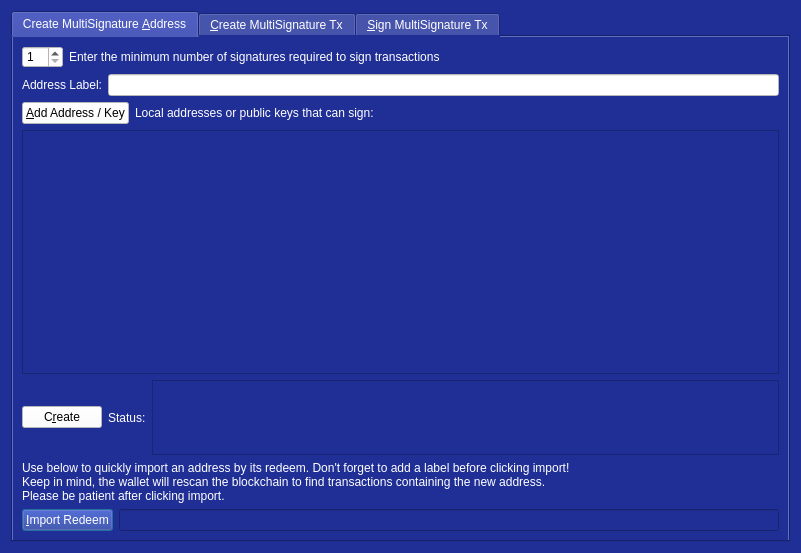
<?xml version="1.0" encoding="UTF-8"?>
<ui version="4.0">
 <class>MultisigDialog</class>
 <widget class="QDialog" name="MultisigDialog">
  <property name="geometry">
   <rect>
    <x>0</x>
    <y>0</y>
    <width>801</width>
    <height>553</height>
   </rect>
  </property>
  <property name="sizePolicy">
   <sizepolicy hsizetype="Fixed" vsizetype="Fixed">
    <horstretch>0</horstretch>
    <verstretch>0</verstretch>
   </sizepolicy>
  </property>
  <property name="windowTitle">
   <string>Multisignature Address Interactions</string>
  </property>
  <property name="styleSheet">
   <string notr="true">background-color: rgb(32, 47, 149);
color: rgb(255, 255, 255);
font: 57 8pt &quot;Dosis&quot;;</string>
  </property>
  <layout class="QVBoxLayout" name="verticalLayout_8">
   <item>
    <widget class="QTabWidget" name="multisigTabWidget">
     <property name="styleSheet">
      <string notr="true">QScrollArea{border: 1px solid #5b4c7c;}
QFrame{background-color:#f2f0f0;}
QLabel{background-color:#ffffff;}
QFrame &gt; QLabel{background-color:#f2f0f0;}</string>
     </property>
     <property name="currentIndex">
      <number>0</number>
     </property>
     <widget class="QWidget" name="addMultisigTab">
      <property name="sizePolicy">
       <sizepolicy hsizetype="Minimum" vsizetype="Minimum">
        <horstretch>0</horstretch>
        <verstretch>0</verstretch>
       </sizepolicy>
      </property>
      <attribute name="title">
       <string>Create MultiSignature &amp;Address</string>
      </attribute>
      <layout class="QVBoxLayout" name="verticalLayout">
       <item>
        <layout class="QHBoxLayout" name="enterMLayout">
         <item>
          <widget class="QSpinBox" name="enterMSpinbox">
           <property name="sizePolicy">
            <sizepolicy hsizetype="Fixed" vsizetype="Fixed">
             <horstretch>0</horstretch>
             <verstretch>0</verstretch>
            </sizepolicy>
           </property>
           <property name="toolTip">
            <string>How many people must sign to verify a transaction</string>
           </property>
           <property name="styleSheet">
            <string notr="true">background-color: rgb(255, 255, 255);
color: rgb(0, 0, 0);</string>
           </property>
           <property name="minimum">
            <number>1</number>
           </property>
           <property name="maximum">
            <number>16</number>
           </property>
           <property name="value">
            <number>1</number>
           </property>
          </widget>
         </item>
         <item>
          <widget class="QLabel" name="enterMLabel">
           <property name="text">
            <string>Enter the minimum number of signatures required to sign transactions</string>
           </property>
          </widget>
         </item>
        </layout>
       </item>
       <item>
        <layout class="QHBoxLayout" name="addressLabelLayout">
         <item>
          <widget class="QLabel" name="addressLableLabel">
           <property name="text">
            <string>Address Label:</string>
           </property>
          </widget>
         </item>
         <item>
          <widget class="QLineEdit" name="multisigAddressLabel">
           <property name="styleSheet">
            <string notr="true">background-color: rgb(255, 255, 255);
color: rgb(0, 0, 0);</string>
           </property>
          </widget>
         </item>
        </layout>
       </item>
       <item>
        <layout class="QHBoxLayout" name="addAddressLayout">
         <item>
          <widget class="QPushButton" name="addAddressButton">
           <property name="toolTip">
            <string>Add another address that could sign to verify a transaction from the multisig address.</string>
           </property>
           <property name="styleSheet">
            <string notr="true">background-color: rgb(255, 255, 255);
color: rgb(0, 0, 0);</string>
           </property>
           <property name="text">
            <string>&amp;Add Address / Key</string>
           </property>
           <property name="icon">
            <iconset>
             <normaloff>:/icons/add</normaloff>:/icons/add</iconset>
           </property>
           <property name="autoDefault">
            <bool>false</bool>
           </property>
          </widget>
         </item>
         <item>
          <widget class="QLabel" name="addAddressLabel">
           <property name="sizePolicy">
            <sizepolicy hsizetype="Preferred" vsizetype="Fixed">
             <horstretch>0</horstretch>
             <verstretch>0</verstretch>
            </sizepolicy>
           </property>
           <property name="text">
            <string>Local addresses or public keys that can sign:</string>
           </property>
          </widget>
         </item>
         <item>
          <spacer name="addAddressSpacer_2">
           <property name="orientation">
            <enum>Qt::Horizontal</enum>
           </property>
           <property name="sizeHint" stdset="0">
            <size>
             <width>40</width>
             <height>10</height>
            </size>
           </property>
          </spacer>
         </item>
        </layout>
       </item>
       <item>
        <widget class="QScrollArea" name="addAddressScrollArea">
         <property name="sizePolicy">
          <sizepolicy hsizetype="Preferred" vsizetype="Expanding">
           <horstretch>0</horstretch>
           <verstretch>0</verstretch>
          </sizepolicy>
         </property>
         <property name="widgetResizable">
          <bool>true</bool>
         </property>
         <widget class="QWidget" name="addAddressWidget">
          <property name="geometry">
           <rect>
            <x>0</x>
            <y>0</y>
            <width>749</width>
            <height>191</height>
           </rect>
          </property>
          <layout class="QVBoxLayout" name="verticalLayout_5">
           <item>
            <layout class="QVBoxLayout" name="addressList"/>
           </item>
           <item>
            <spacer name="verticalSpacer">
             <property name="orientation">
              <enum>Qt::Vertical</enum>
             </property>
             <property name="sizeHint" stdset="0">
              <size>
               <width>20</width>
               <height>40</height>
              </size>
             </property>
            </spacer>
           </item>
          </layout>
         </widget>
        </widget>
       </item>
       <item>
        <layout class="QHBoxLayout" name="addMultisigLayout">
         <item>
          <widget class="QPushButton" name="addMultisigButton">
           <property name="sizePolicy">
            <sizepolicy hsizetype="Preferred" vsizetype="Fixed">
             <horstretch>0</horstretch>
             <verstretch>0</verstretch>
            </sizepolicy>
           </property>
           <property name="toolTip">
            <string>Create a new multisig address</string>
           </property>
           <property name="toolTipDuration">
            <number>-3</number>
           </property>
           <property name="styleSheet">
            <string notr="true">background-color: rgb(255, 255, 255);
color: rgb(0, 0, 0);</string>
           </property>
           <property name="text">
            <string>C&amp;reate</string>
           </property>
           <property name="icon">
            <iconset>
             <normaloff>:/icons/filesave</normaloff>:/icons/filesave</iconset>
           </property>
           <property name="autoDefault">
            <bool>false</bool>
           </property>
          </widget>
         </item>
         <item>
          <widget class="QLabel" name="label">
           <property name="text">
            <string>Status:</string>
           </property>
          </widget>
         </item>
         <item>
          <widget class="QTextEdit" name="addMultisigStatus">
           <property name="sizePolicy">
            <sizepolicy hsizetype="Expanding" vsizetype="Fixed">
             <horstretch>0</horstretch>
             <verstretch>0</verstretch>
            </sizepolicy>
           </property>
           <property name="maximumSize">
            <size>
             <width>16777215</width>
             <height>75</height>
            </size>
           </property>
           <property name="readOnly">
            <bool>true</bool>
           </property>
           <property name="textInteractionFlags">
            <set>Qt::TextSelectableByKeyboard|Qt::TextSelectableByMouse</set>
           </property>
          </widget>
         </item>
        </layout>
       </item>
       <item>
        <widget class="QLabel" name="label_2">
         <property name="sizePolicy">
          <sizepolicy hsizetype="Preferred" vsizetype="Preferred">
           <horstretch>0</horstretch>
           <verstretch>0</verstretch>
          </sizepolicy>
         </property>
         <property name="text">
          <string>Use below to quickly import an address by its redeem. Don't forget to add a label before clicking import!
Keep in mind, the wallet will rescan the blockchain to find transactions containing the new address.
Please be patient after clicking import.</string>
         </property>
         <property name="scaledContents">
          <bool>false</bool>
         </property>
         <property name="wordWrap">
          <bool>true</bool>
         </property>
        </widget>
       </item>
       <item>
        <layout class="QHBoxLayout" name="importLayout">
         <item>
          <widget class="QPushButton" name="importAddressButton">
           <property name="sizePolicy">
            <sizepolicy hsizetype="Fixed" vsizetype="Fixed">
             <horstretch>0</horstretch>
             <verstretch>0</verstretch>
            </sizepolicy>
           </property>
           <property name="text">
            <string>&amp;Import Redeem</string>
           </property>
           <property name="icon">
            <iconset>
             <normaloff>:/icons/receiving_addresses</normaloff>:/icons/receiving_addresses</iconset>
           </property>
          </widget>
         </item>
         <item>
          <widget class="QLineEdit" name="importRedeem">
           <property name="sizePolicy">
            <sizepolicy hsizetype="Preferred" vsizetype="Fixed">
             <horstretch>0</horstretch>
             <verstretch>0</verstretch>
            </sizepolicy>
           </property>
          </widget>
         </item>
        </layout>
       </item>
      </layout>
     </widget>
     <widget class="QWidget" name="createTransactionTab">
      <attribute name="title">
       <string>&amp;Create MultiSignature Tx</string>
      </attribute>
      <layout class="QVBoxLayout" name="verticalLayout_3">
       <item>
        <layout class="QHBoxLayout" name="horizontalLayout_2">
         <item>
          <layout class="QVBoxLayout" name="createTxLayout">
           <item>
            <layout class="QHBoxLayout" name="addTxInputLayout">
             <item>
              <widget class="QLabel" name="addTxInputLabel">
               <property name="sizePolicy">
                <sizepolicy hsizetype="Fixed" vsizetype="Preferred">
                 <horstretch>0</horstretch>
                 <verstretch>0</verstretch>
                </sizepolicy>
               </property>
               <property name="text">
                <string>Inputs:</string>
               </property>
              </widget>
             </item>
             <item>
              <widget class="QPushButton" name="pushButtonCoinControl">
               <property name="sizePolicy">
                <sizepolicy hsizetype="Preferred" vsizetype="Fixed">
                 <horstretch>0</horstretch>
                 <verstretch>0</verstretch>
                </sizepolicy>
               </property>
               <property name="styleSheet">
                <string notr="true">background-color: rgb(255, 255, 255);
color: rgb(0, 0, 0);</string>
               </property>
               <property name="text">
                <string>Coin Control</string>
               </property>
              </widget>
             </item>
             <item>
              <layout class="QFormLayout" name="formLayout_2">
               <property name="rightMargin">
                <number>10</number>
               </property>
               <item row="0" column="0">
                <widget class="QLabel" name="labelQuantity">
                 <property name="text">
                  <string>Quantity Selected:</string>
                 </property>
                </widget>
               </item>
               <item row="0" column="1">
                <widget class="QLabel" name="labelQuantity_int">
                 <property name="text">
                  <string>0</string>
                 </property>
                </widget>
               </item>
               <item row="1" column="0">
                <widget class="QLabel" name="labelAmount">
                 <property name="text">
                  <string>Amount:</string>
                 </property>
                </widget>
               </item>
               <item row="1" column="1">
                <widget class="QLabel" name="labelAmount_int">
                 <property name="text">
                  <string>0</string>
                 </property>
                </widget>
               </item>
              </layout>
             </item>
             <item>
              <widget class="QPushButton" name="addInputButton">
               <property name="sizePolicy">
                <sizepolicy hsizetype="Preferred" vsizetype="Fixed">
                 <horstretch>0</horstretch>
                 <verstretch>0</verstretch>
                </sizepolicy>
               </property>
               <property name="toolTip">
                <string>Add an input to fund the outputs</string>
               </property>
               <property name="styleSheet">
                <string notr="true">background-color: rgb(255, 255, 255);
color: rgb(0, 0, 0);</string>
               </property>
               <property name="text">
                <string>Add a Raw Input</string>
               </property>
               <property name="icon">
                <iconset>
                 <normaloff>:/css/default</normaloff>:/css/default</iconset>
               </property>
              </widget>
             </item>
            </layout>
           </item>
           <item>
            <widget class="QScrollArea" name="txInputsScrollArea">
             <property name="sizePolicy">
              <sizepolicy hsizetype="Preferred" vsizetype="Expanding">
               <horstretch>0</horstretch>
               <verstretch>0</verstretch>
              </sizepolicy>
             </property>
             <property name="widgetResizable">
              <bool>true</bool>
             </property>
             <widget class="QWidget" name="txInputsWidget">
              <property name="geometry">
               <rect>
                <x>0</x>
                <y>0</y>
                <width>736</width>
                <height>86</height>
               </rect>
              </property>
              <layout class="QVBoxLayout" name="verticalLayout_7">
               <item>
                <layout class="QVBoxLayout" name="inputsList"/>
               </item>
               <item>
                <spacer name="txInputsSpacer">
                 <property name="orientation">
                  <enum>Qt::Vertical</enum>
                 </property>
                 <property name="sizeHint" stdset="0">
                  <size>
                   <width>20</width>
                   <height>40</height>
                  </size>
                 </property>
                </spacer>
               </item>
              </layout>
             </widget>
            </widget>
           </item>
           <item>
            <layout class="QHBoxLayout" name="addDestinationLayout">
             <item>
              <widget class="QLabel" name="addDestinationLabel">
               <property name="text">
                <string>Address / Amount:</string>
               </property>
              </widget>
             </item>
             <item>
              <widget class="QPushButton" name="addDestinationButton">
               <property name="sizePolicy">
                <sizepolicy hsizetype="Fixed" vsizetype="Fixed">
                 <horstretch>0</horstretch>
                 <verstretch>0</verstretch>
                </sizepolicy>
               </property>
               <property name="toolTip">
                <string>Add destinations to send BITG to</string>
               </property>
               <property name="styleSheet">
                <string notr="true">background-color: rgb(255, 255, 255);
color: rgb(0, 0, 0);</string>
               </property>
               <property name="text">
                <string>Add &amp;Destination</string>
               </property>
              </widget>
             </item>
             <item>
              <spacer name="addDestinationHorizontalSpacer">
               <property name="orientation">
                <enum>Qt::Horizontal</enum>
               </property>
               <property name="sizeHint" stdset="0">
                <size>
                 <width>40</width>
                 <height>20</height>
                </size>
               </property>
              </spacer>
             </item>
            </layout>
           </item>
           <item>
            <widget class="QScrollArea" name="destionationsScrollArea">
             <property name="sizePolicy">
              <sizepolicy hsizetype="Expanding" vsizetype="Expanding">
               <horstretch>0</horstretch>
               <verstretch>0</verstretch>
              </sizepolicy>
             </property>
             <property name="widgetResizable">
              <bool>true</bool>
             </property>
             <widget class="QWidget" name="destinationsScrollAreaContents">
              <property name="geometry">
               <rect>
                <x>0</x>
                <y>0</y>
                <width>736</width>
                <height>85</height>
               </rect>
              </property>
              <layout class="QVBoxLayout" name="verticalLayout_11">
               <item>
                <layout class="QVBoxLayout" name="destinationsList"/>
               </item>
               <item>
                <spacer name="destinationsSpacer">
                 <property name="orientation">
                  <enum>Qt::Vertical</enum>
                 </property>
                 <property name="sizeHint" stdset="0">
                  <size>
                   <width>20</width>
                   <height>20</height>
                  </size>
                 </property>
                </spacer>
               </item>
              </layout>
             </widget>
            </widget>
           </item>
           <item>
            <layout class="QHBoxLayout" name="horizontalLayout_4">
             <item>
              <widget class="QPushButton" name="createButton">
               <property name="sizePolicy">
                <sizepolicy hsizetype="Fixed" vsizetype="Fixed">
                 <horstretch>0</horstretch>
                 <verstretch>0</verstretch>
                </sizepolicy>
               </property>
               <property name="minimumSize">
                <size>
                 <width>150</width>
                 <height>0</height>
                </size>
               </property>
               <property name="toolTip">
                <string>Create a transaction object using the given inputs to the given outputs</string>
               </property>
               <property name="styleSheet">
                <string notr="true">background-color: rgb(255, 255, 255);
color: rgb(0, 0, 0);</string>
               </property>
               <property name="text">
                <string>Cr&amp;eate</string>
               </property>
               <property name="autoDefault">
                <bool>false</bool>
               </property>
               <property name="default">
                <bool>true</bool>
               </property>
              </widget>
             </item>
             <item>
              <widget class="QLabel" name="createButtonLabel">
               <property name="sizePolicy">
                <sizepolicy hsizetype="Fixed" vsizetype="Preferred">
                 <horstretch>0</horstretch>
                 <verstretch>0</verstretch>
                </sizepolicy>
               </property>
               <property name="text">
                <string>Status:</string>
               </property>
               <property name="alignment">
                <set>Qt::AlignRight|Qt::AlignTrailing|Qt::AlignVCenter</set>
               </property>
              </widget>
             </item>
             <item>
              <widget class="QTextEdit" name="createButtonStatus">
               <property name="sizePolicy">
                <sizepolicy hsizetype="Expanding" vsizetype="Minimum">
                 <horstretch>0</horstretch>
                 <verstretch>0</verstretch>
                </sizepolicy>
               </property>
               <property name="maximumSize">
                <size>
                 <width>16777215</width>
                 <height>16777215</height>
                </size>
               </property>
               <property name="readOnly">
                <bool>true</bool>
               </property>
               <property name="html">
                <string>&lt;!DOCTYPE HTML PUBLIC &quot;-//W3C//DTD HTML 4.0//EN&quot; &quot;http://www.w3.org/TR/REC-html40/strict.dtd&quot;&gt;
&lt;html&gt;&lt;head&gt;&lt;meta name=&quot;qrichtext&quot; content=&quot;1&quot; /&gt;&lt;style type=&quot;text/css&quot;&gt;
p, li { white-space: pre-wrap; }
&lt;/style&gt;&lt;/head&gt;&lt;body style=&quot; font-family:'Dosis'; font-size:8pt; font-weight:56; font-style:normal;&quot;&gt;
&lt;p style=&quot;-qt-paragraph-type:empty; margin-top:0px; margin-bottom:0px; margin-left:0px; margin-right:0px; -qt-block-indent:0; text-indent:0px; font-family:'Noto Sans'; font-size:9pt; font-weight:400;&quot;&gt;&lt;br /&gt;&lt;/p&gt;&lt;/body&gt;&lt;/html&gt;</string>
               </property>
              </widget>
             </item>
            </layout>
           </item>
          </layout>
         </item>
         <item>
          <layout class="QHBoxLayout" name="horizontalLayout_3"/>
         </item>
        </layout>
       </item>
      </layout>
     </widget>
     <widget class="QWidget" name="signMultisigTransaction">
      <property name="styleSheet">
       <string notr="true">txScrollArea:{
	border: 1px solid #5b4c7c;
}
keyScrollArea:{
	border: 1px solid #5b4c7c;
}
txScrollArea:{
	border: 1px solid #5b4c7c;
}</string>
      </property>
      <attribute name="title">
       <string>&amp;Sign MultiSignature Tx</string>
      </attribute>
      <layout class="QVBoxLayout" name="verticalLayout_4">
       <item>
        <layout class="QHBoxLayout" name="transactionHexLayout">
         <item>
          <widget class="QLabel" name="transactionHexLabel">
           <property name="styleSheet">
            <string notr="true">color: rgb(255, 255, 255);
background-color: rgb(32, 47, 149);</string>
           </property>
           <property name="text">
            <string>Transaction Hex:</string>
           </property>
          </widget>
         </item>
         <item>
          <widget class="QLineEdit" name="transactionHex">
           <property name="toolTip">
            <string/>
           </property>
           <property name="styleSheet">
            <string notr="true">background-color: rgb(255, 255, 255);
color: rgb(0, 0, 0);</string>
           </property>
          </widget>
         </item>
        </layout>
       </item>
       <item>
        <layout class="QHBoxLayout" name="horizontalLayout">
         <item>
          <layout class="QVBoxLayout" name="verticalLayout_2">
           <item>
            <layout class="QHBoxLayout" name="horizontalLayout_7">
             <item>
              <widget class="QPushButton" name="signButton">
               <property name="sizePolicy">
                <sizepolicy hsizetype="Preferred" vsizetype="Fixed">
                 <horstretch>0</horstretch>
                 <verstretch>0</verstretch>
                </sizepolicy>
               </property>
               <property name="minimumSize">
                <size>
                 <width>150</width>
                 <height>0</height>
                </size>
               </property>
               <property name="toolTip">
                <string>Sign the transaction from this wallet or from provided private keys</string>
               </property>
               <property name="styleSheet">
                <string notr="true">background-color: rgb(255, 255, 255);
color: rgb(0, 0, 0);</string>
               </property>
               <property name="text">
                <string>S&amp;ign</string>
               </property>
               <property name="autoDefault">
                <bool>false</bool>
               </property>
               <property name="default">
                <bool>true</bool>
               </property>
              </widget>
             </item>
             <item>
              <widget class="QPushButton" name="commitButton">
               <property name="enabled">
                <bool>false</bool>
               </property>
               <property name="sizePolicy">
                <sizepolicy hsizetype="Preferred" vsizetype="Fixed">
                 <horstretch>0</horstretch>
                 <verstretch>0</verstretch>
                </sizepolicy>
               </property>
               <property name="toolTip">
                <string>&lt;html&gt;&lt;head/&gt;&lt;body&gt;&lt;p&gt;DISABLED until transaction has been signed enough times.&lt;/p&gt;&lt;/body&gt;&lt;/html&gt;</string>
               </property>
               <property name="autoFillBackground">
                <bool>false</bool>
               </property>
               <property name="styleSheet">
                <string notr="true">background-color: rgb(255, 255, 255);
color: rgb(0, 0, 0);</string>
               </property>
               <property name="text">
                <string>Co&amp;mmit</string>
               </property>
               <property name="autoDefault">
                <bool>true</bool>
               </property>
              </widget>
             </item>
             <item>
              <layout class="QHBoxLayout" name="addPrivKeyLayout">
               <item>
                <widget class="QPushButton" name="addPrivKeyButton">
                 <property name="sizePolicy">
                  <sizepolicy hsizetype="Fixed" vsizetype="Fixed">
                   <horstretch>0</horstretch>
                   <verstretch>0</verstretch>
                  </sizepolicy>
                 </property>
                 <property name="toolTip">
                  <string>Add private keys to sign the transaction with</string>
                 </property>
                 <property name="styleSheet">
                  <string notr="true">background-color: rgb(255, 255, 255);
color: rgb(0, 0, 0);</string>
                 </property>
                 <property name="text">
                  <string>Add Private &amp;Key</string>
                 </property>
                </widget>
               </item>
               <item>
                <widget class="QLabel" name="addPrivKeyLabel">
                 <property name="styleSheet">
                  <string notr="true">background-color: rgb(32, 47, 149);
color: rgb(255, 255, 255);</string>
                 </property>
                 <property name="text">
                  <string>Sign with only private keys (Not Recommended)</string>
                 </property>
                </widget>
               </item>
              </layout>
             </item>
            </layout>
           </item>
           <item>
            <layout class="QHBoxLayout" name="horizontalLayout_5">
             <item>
              <widget class="QLabel" name="signButtonStatusLabel">
               <property name="text">
                <string>Status:</string>
               </property>
              </widget>
             </item>
             <item>
              <widget class="QTextEdit" name="signButtonStatus">
               <property name="sizePolicy">
                <sizepolicy hsizetype="Expanding" vsizetype="Preferred">
                 <horstretch>0</horstretch>
                 <verstretch>0</verstretch>
                </sizepolicy>
               </property>
               <property name="maximumSize">
                <size>
                 <width>16777215</width>
                 <height>16777215</height>
                </size>
               </property>
               <property name="verticalScrollBarPolicy">
                <enum>Qt::ScrollBarAsNeeded</enum>
               </property>
               <property name="readOnly">
                <bool>true</bool>
               </property>
               <property name="textInteractionFlags">
                <set>Qt::TextSelectableByKeyboard|Qt::TextSelectableByMouse</set>
               </property>
              </widget>
             </item>
            </layout>
           </item>
           <item>
            <widget class="QScrollArea" name="keyScrollArea">
             <property name="sizePolicy">
              <sizepolicy hsizetype="Expanding" vsizetype="Expanding">
               <horstretch>0</horstretch>
               <verstretch>0</verstretch>
              </sizepolicy>
             </property>
             <property name="widgetResizable">
              <bool>true</bool>
             </property>
             <widget class="QWidget" name="keyScrollAreaContents">
              <property name="geometry">
               <rect>
                <x>0</x>
                <y>0</y>
                <width>745</width>
                <height>85</height>
               </rect>
              </property>
              <layout class="QVBoxLayout" name="verticalLayout_9">
               <item>
                <layout class="QVBoxLayout" name="keyList"/>
               </item>
               <item>
                <spacer name="keySpacer">
                 <property name="orientation">
                  <enum>Qt::Vertical</enum>
                 </property>
                 <property name="sizeHint" stdset="0">
                  <size>
                   <width>20</width>
                   <height>40</height>
                  </size>
                 </property>
                </spacer>
               </item>
              </layout>
             </widget>
            </widget>
           </item>
          </layout>
         </item>
        </layout>
       </item>
       <item>
        <spacer name="verticalSpacer_2">
         <property name="orientation">
          <enum>Qt::Vertical</enum>
         </property>
         <property name="sizeHint" stdset="0">
          <size>
           <width>20</width>
           <height>40</height>
          </size>
         </property>
        </spacer>
       </item>
      </layout>
     </widget>
    </widget>
   </item>
  </layout>
 </widget>
 <resources>
  <include location="../enchant.qrc"/>
 </resources>
 <connections/>
</ui>
